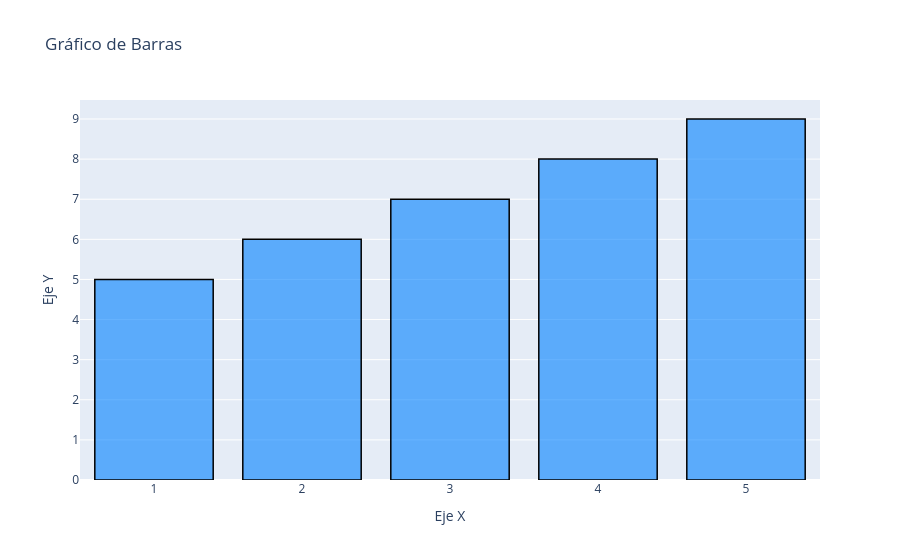

The notebook cell this image was saved under:
### Code cell
fig2 = go.Figure()

fig2.add_trace(go.Bar(x=[1,2,3,4,5],
                      y=[5,6,7,8,9],
                      marker=dict(color="rgba(0,128,255,0.6)",
                                  line=dict(color="rgb(0,0,0)",
                                            width=1.5))))

fig2.update_layout(title="Gráfico de Barras",
                  xaxis_title="Eje X",
                  yaxis_title="Eje Y")

### Figure 1 — Plotly figure (JSON) as saved in the notebook; plotly's stock layout.template omitted (floating-point values rounded to 4 significant figures)
{"data": [{"marker": {"color": "rgba(0,128,255,0.6)", "line": {"color": "rgb(0,0,0)", "width": 1.5}}, "type": "bar", "x": [1, 2, 3, 4, 5], "y": [5, 6, 7, 8, 9]}], "layout": {"title": {"text": "Gráfico de Barras"}, "xaxis": {"title": {"text": "Eje X"}}, "yaxis": {"title": {"text": "Eje Y"}}}}
